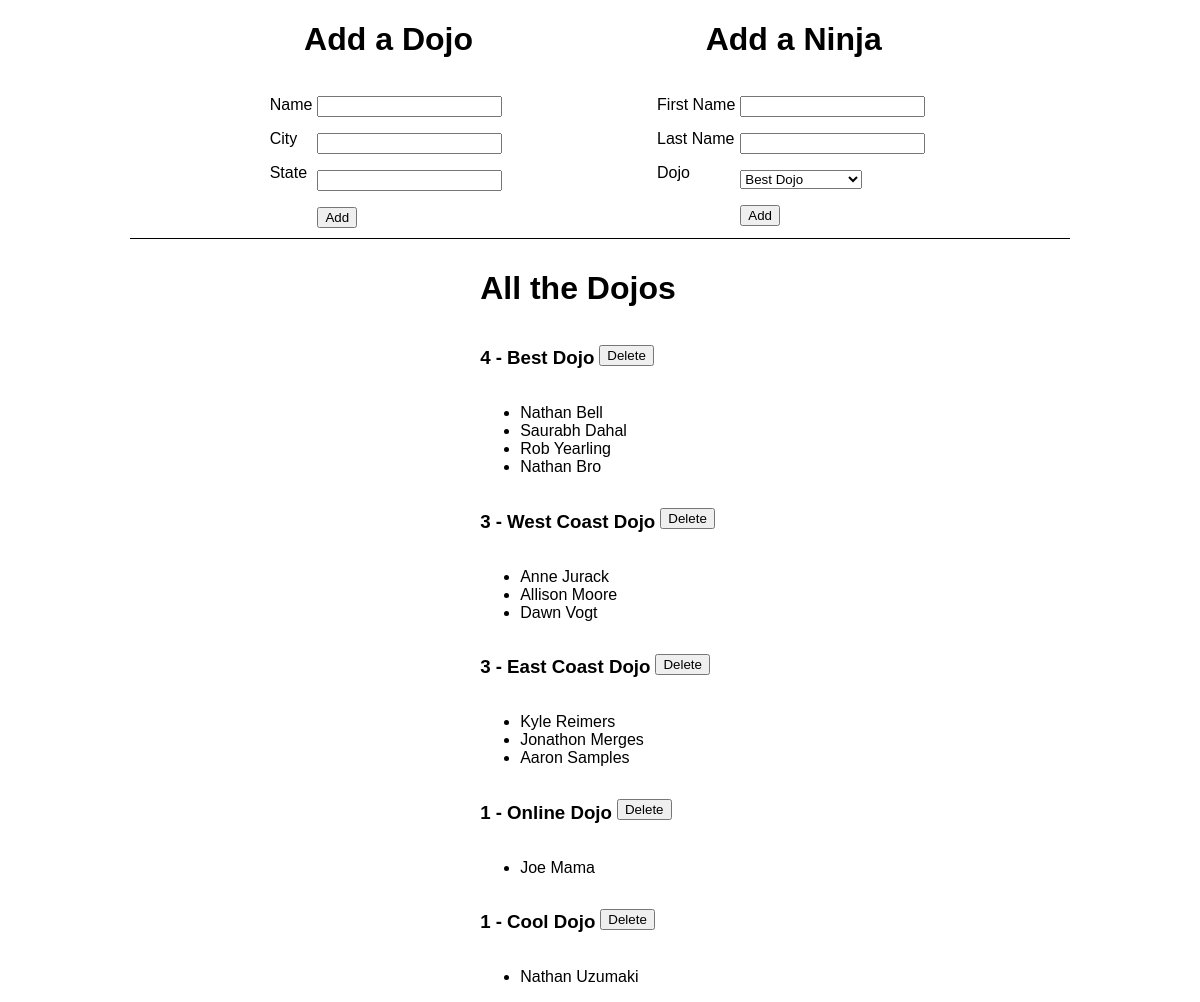
/, run on an earlier commit of the app's database.
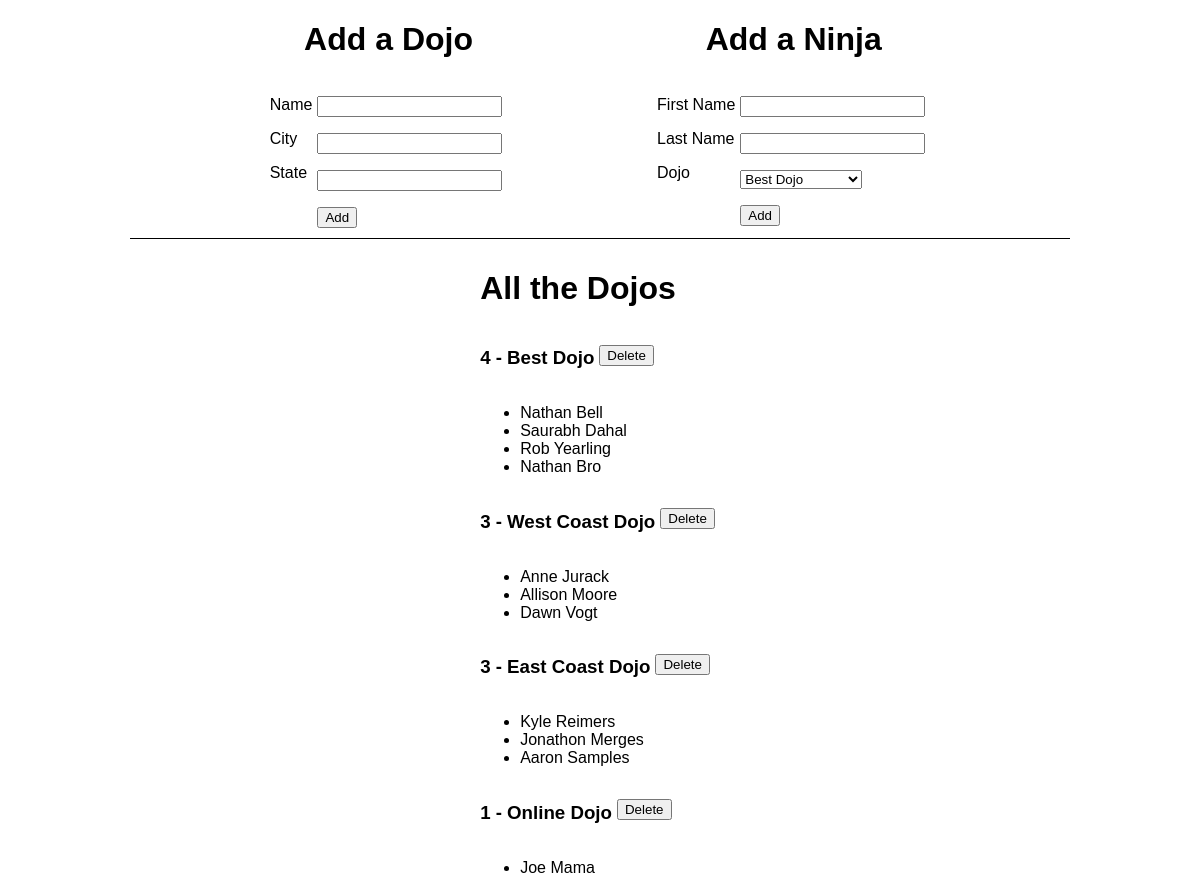
And on a later commit of the database.
### dojoAndNinjaApp/models.py (models this page shows)
class dojos(models.Model):
    name = models.CharField(max_length=45)
    city = models.CharField(max_length=45)
    state = models.CharField(max_length=45)
    desc = models.TextField()
    createdAt = models.DateTimeField(auto_now_add=True)
    updatedAt = models.DateTimeField(auto_now=True)

class ninjas(models.Model):
    dojo = models.ForeignKey(dojos, related_name="ninja", on_delete= models.CASCADE)
    firstName = models.CharField(max_length=45)
    lastName = models.CharField(max_length=45)
    createdAt = models.DateTimeField(auto_now_add=True)
    updatedAt = models.DateTimeField(auto_now=True)

### dojoAndNinjaApp/views.py (the view)
# urls.py: path('', views.index),
def index(request):
    context = {
        "dojoList" : dojos.objects.all(),
        "counter" : len(dojos.objects.all())
    }
    return render(request, "index.html", context)

### dojoAndNinjaApp/templates/index.html (shortened to what this page needs)
<!DOCTYPE html>
<html lang="en">
<head>
    {% load static %}
    <link rel="stylesheet" href="{% static 'style.css' %}">
</head>
<body>
    <div id="header">
        <div id="addDojo">
            <h1>Add a Dojo</h1>
            <form action="addDojo" method="post">
                <div class="column">
                    <p>Name</p>
                    <p>City</p>
                    <p>State</p>
                </div>
                <div class="column">
                    <p><input type="text" name="name"></p>
                    <p><input type="text" name="city"></p>
                    <p><input type="text" name="state"></p>
                    <button type="submit">Add</button>
                </div>
            </form>
        </div>
        <div id="addNinja">
            <h1>Add a Ninja</h1>
            <form action="addNinja" method="post">
                <div class="column">
                    <p>First Name</p>
                    <p>Last Name</p>
                    <p>Dojo</p>
                </div>
                <div class="column">
                    <p><input type="text" name="fname"></p>
                    <p><input type="text" name="lastName"></p>
                    <p>
                        <select name="dojo">
                            {% for dojo in dojoList %}
                            <option value="{{dojo.id}}">{{dojo.name}}</option>
                            {% endfor %}
                        </select>
                    </p>
                    <button type="submit">Add</button>
                </div>
            </form>
        </div>
    </div>
    <div class="break"></div>
    <div id="footer">
        <div id="dojoList">
            <h1>All the Dojos</h1>
            {% for dojo in dojoList %}
            <div class="dojos">
                <form action="/delete" method="post">
                    <h3>
                        {{ dojo.ninja.all|length }} -
                    </h3>
                    <h3>{{ dojo.name}}</h3>
                    <p><button type="submit" value="{{dojo.id}}" name="dojo">Delete</button></p>
                </form>
            </div>
            <ul>
                {% for ninja in dojo.ninja.all %}
                <li>
                    {{ ninja.firstName }} {{ ninja.lastName}}
                </li>
                {% endfor %}
            </ul>
            {% endfor %}
        </div>
    </div>
</body>
</html>

What changed in the data, as far as the page shows it:
removed dojos: ninja.all|length "1", name "Cool Dojo"
removed ninjas: firstName "Nathan", lastName "Uzumaki", shown under "1"
